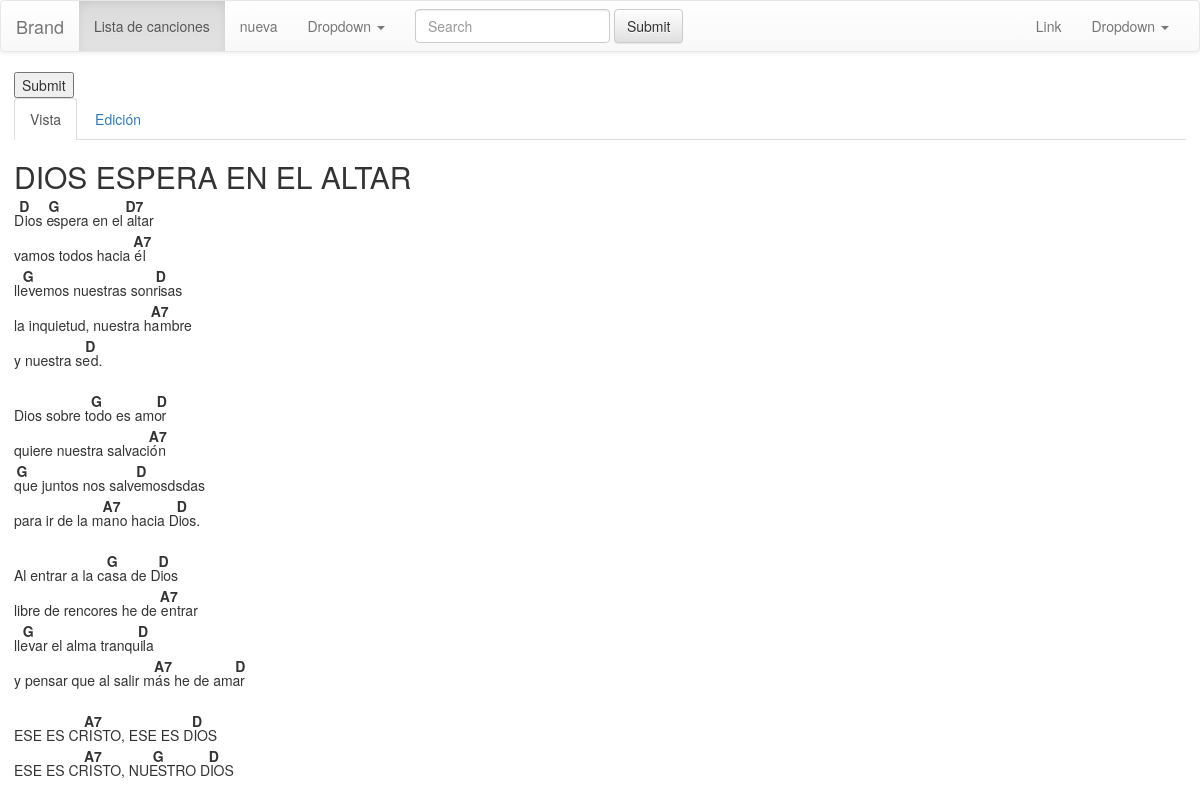
The app's page /song/3/ with its own data.
### songs/models.py (models this page shows)
class Song(models.Model):
    name = models.CharField('Nombre', max_length=200)
    lyrics = models.TextField('Contenido')
    lyrics_formated = models.TextField('Contenido HTML')

### songs/views.py (the view)
# urls.py: url(r'^song/(?P<pk>[-\w]+)/', SongUpdate.as_view(), name='song-form'),
class SongUpdate(UpdateView):
    model = Song
    form_class = SongForm
    template_name = 'song.html'
    success_url = '/songs/'

### songs/forms.py
class SongForm(ModelForm):
	class Meta:
		model = Song
		fields = ('name', 'lyrics','lyrics_formated')
		widgets = {
            'lyrics': Textarea(attrs={'cols': 120, 'rows': 20}),
            'lyrics_formated': HiddenInput(),
        }

### songs/templates/song.html (shortened to what this page needs)
{% extends "base.html" %}
{% load staticfiles %}
{% block content %}
<form action="{{ action }}" id='myform' method="post">{% csrf_token %}
<input type="submit" value="Submit" id='savebtn'/>
  <ul class="nav nav-tabs">
    <li role="presentation" class="active"><a href="#vista" class='vista_btn' data-toggle="tab">Vista</a></li>
    <li role="presentation"><a href="#edicion" data-toggle="tab">Edición</a></li>
  </ul>
  <div id="my-tab-content" class="tab-content">
    <div class="tab-pane active" id="vista">
        <h2>{{ object.name }}</h2>
  			<p class='lyrics_formated'>
        {{ form.lyrics_formated.value|safe }}
        </p>
    </div>
  </div>
</form>
{% endblock %}
{% block css %}
	<link rel='stylesheet' href='{% static "main.css" %}'/>
{% endblock %}

### songs/static/main.css (style rules this page uses)
.tone { position: relative; top: -1em; margin: -attr(height); line-height: 2.5em; }

### records on screen
Song: name "DIOS ESPERA EN EL ALTAR", lyrics_formated.value "D D ios e G spera en el a D7 ltar vamos todos hacia é A7 l lle G vemos nuestras sonri D sas la inquietud, nuestra ha A7 mbre y nuestra se D d. Dios sobre to G do es amo D r quiere nuestra salvació A7 n q G ue juntos nos salve D mosdsdas para ir de la ma A7 no hacia Di D os. Al entrar a la ca G sa de Di D os libre de rencores he de e A7 ntrar lle G var el alma tranqui D la y pensar que al salir má A7 s he de ama D r ESE ES CRI A7 STO, ESE ES DI D OS ESE ES CRI A7 STO, NUE G STRO DI D OS"
